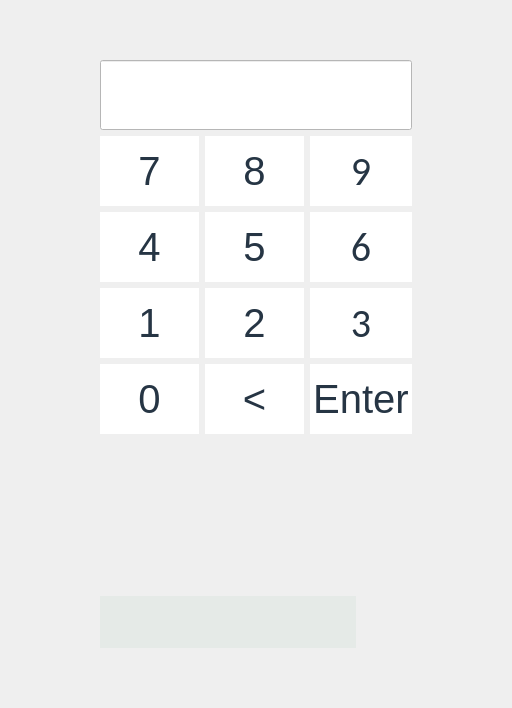
     <widget class="QWidget" name="loginPage">
      <property name="styleSheet">
       <string notr="true">*{
font-family:&quot;Calibri&quot;;
font-size: 40px;
color:#263544;


}

QPushButton{
padding:3px;
border:none;
background-color:#FFF;
}
QLineEdit{ 
background-color:#FFF;
 border: 0px solid 263544;	
font-size: 42px;
}
QLineEdit:hover{ 
background-color:#FFFFFF;
 border: 1px solid 263544;	
}

QPushButton:hover,QPushButton:hover{
background-color:#D1D1D1;
}
/*

#E5EAE7
*/

QPushButton#basicPageConnect{
padding:3px;
border:none;
background-color:#E5EAE7;
}
QPushButton#basicPageConnect:hover,QPushButton#basicPageConnect:hover{
background-color:#ECEFED;
}


</string>
      </property>
      <layout class="QGridLayout" name="gridLayout_16">
       <item row="1" column="2">
        <widget class="QWidget" name="loginWidget" native="true">
         <layout class="QGridLayout" name="gridLayout_24">
          <item row="1" column="0">
           <widget class="QWidget" name="loginNumPad" native="true">
            <property name="font">
             <font>
              <family>Calibri</family>
              <pointsize>-1</pointsize>
             </font>
            </property>
            <property name="styleSheet">
             <string notr="true"/>
            </property>
            <layout class="QGridLayout" name="gridLayout_17">
             <property name="leftMargin">
              <number>0</number>
             </property>
             <property name="topMargin">
              <number>0</number>
             </property>
             <property name="rightMargin">
              <number>0</number>
             </property>
             <property name="bottomMargin">
              <number>0</number>
             </property>
             <item row="0" column="1">
              <widget class="QPushButton" name="Login8">
               <property name="minimumSize">
                <size>
                 <width>70</width>
                 <height>70</height>
                </size>
               </property>
               <property name="text">
                <string>8</string>
               </property>
              </widget>
             </item>
             <item row="3" column="1">
              <widget class="QPushButton" name="Login2">
               <property name="minimumSize">
                <size>
                 <width>70</width>
                 <height>70</height>
                </size>
               </property>
               <property name="text">
                <string>2</string>
               </property>
              </widget>
             </item>
             <item row="1" column="0">
              <widget class="QPushButton" name="Login4">
               <property name="minimumSize">
                <size>
                 <width>70</width>
                 <height>70</height>
                </size>
               </property>
               <property name="text">
                <string>4</string>
               </property>
              </widget>
             </item>
             <item row="0" column="0">
              <widget class="QPushButton" name="Login7">
               <property name="minimumSize">
                <size>
                 <width>70</width>
                 <height>70</height>
                </size>
               </property>
               <property name="text">
                <string>7</string>
               </property>
              </widget>
             </item>
             <item row="1" column="2">
              <widget class="QPushButton" name="Login6">
               <property name="minimumSize">
                <size>
                 <width>70</width>
                 <height>70</height>
                </size>
               </property>
               <property name="font">
                <font>
                 <family>Calibri</family>
                 <pointsize>-1</pointsize>
                </font>
               </property>
               <property name="text">
                <string>6</string>
               </property>
              </widget>
             </item>
             <item row="1" column="1">
              <widget class="QPushButton" name="Login5">
               <property name="minimumSize">
                <size>
                 <width>70</width>
                 <height>70</height>
                </size>
               </property>
               <property name="text">
                <string>5</string>
               </property>
              </widget>
             </item>
             <item row="3" column="0">
              <widget class="QPushButton" name="Login1">
               <property name="minimumSize">
                <size>
                 <width>70</width>
                 <height>70</height>
                </size>
               </property>
               <property name="text">
                <string>1</string>
               </property>
              </widget>
             </item>
             <item row="0" column="2">
              <widget class="QPushButton" name="Login9">
               <property name="minimumSize">
                <size>
                 <width>70</width>
                 <height>70</height>
                </size>
               </property>
               <property name="font">
                <font>
                 <family>Calibri</family>
                 <pointsize>-1</pointsize>
                </font>
               </property>
               <property name="text">
                <string>9</string>
               </property>
              </widget>
             </item>
             <item row="4" column="0">
              <widget class="QPushButton" name="Login0">
               <property name="minimumSize">
                <size>
                 <width>70</width>
                 <height>70</height>
                </size>
               </property>
               <property name="text">
                <string>0</string>
               </property>
              </widget>
             </item>
             <item row="4" column="1">
              <widget class="QPushButton" name="LoginBack">
               <property name="minimumSize">
                <size>
                 <width>70</width>
                 <height>70</height>
                </size>
               </property>
               <property name="text">
                <string>&lt;</string>
               </property>
              </widget>
             </item>
             <item row="3" column="2">
              <widget class="QPushButton" name="Login3">
               <property name="minimumSize">
                <size>
                 <width>70</width>
                 <height>70</height>
                </size>
               </property>
               <property name="font">
                <font>
                 <family>Calibri</family>
                 <pointsize>-1</pointsize>
                </font>
               </property>
               <property name="text">
                <string>3</string>
               </property>
              </widget>
             </item>
             <item row="4" column="2">
              <widget class="QPushButton" name="LoginGo">
               <property name="minimumSize">
                <size>
                 <width>70</width>
                 <height>70</height>
                </size>
               </property>
               <property name="text">
                <string>Enter</string>
               </property>
              </widget>
             </item>
            </layout>
           </widget>
          </item>
          <item row="5" column="0">
           <widget class="QPushButton" name="basicPageConnect">
            <property name="maximumSize">
             <size>
              <width>256</width>
              <height>16777215</height>
             </size>
            </property>
            <property name="text">
             <string/>
            </property>
           </widget>
          </item>
          <item row="2" column="0">
           <widget class="QLabel" name="connectionlabel">
            <property name="text">
             <string/>
            </property>
           </widget>
          </item>
          <item row="0" column="0">
           <layout class="QHBoxLayout" name="horizontalLayout_13">
            <item>
             <widget class="QLineEdit" name="passEdit">
              <property name="minimumSize">
               <size>
                <width>70</width>
                <height>70</height>
               </size>
              </property>
              <property name="font">
               <font>
                <family>Calibri</family>
                <pointsize>-1</pointsize>
               </font>
              </property>
              <property name="maxLength">
               <number>6</number>
              </property>
              <property name="echoMode">
               <enum>QLineEdit::Password</enum>
              </property>
              <property name="placeholderText">
               <string/>
              </property>
             </widget>
            </item>
           </layout>
          </item>
          <item row="3" column="0">
           <widget class="QLabel" name="ConnectionLabel">
            <property name="text">
             <string/>
            </property>
           </widget>
          </item>
          <item row="4" column="0">
           <widget class="QLabel" name="passLabel">
            <property name="text">
             <string/>
            </property>
           </widget>
          </item>
         </layout>
        </widget>
       </item>
       <item row="0" column="2">
        <spacer name="verticalSpacer_3">
         <property name="orientation">
          <enum>Qt::Vertical</enum>
         </property>
         <property name="sizeHint" stdset="0">
          <size>
           <width>20</width>
           <height>40</height>
          </size>
         </property>
        </spacer>
       </item>
       <item row="1" column="4">
        <spacer name="horizontalSpacer_10">
         <property name="orientation">
          <enum>Qt::Horizontal</enum>
         </property>
         <property name="sizeHint" stdset="0">
          <size>
           <width>40</width>
           <height>20</height>
          </size>
         </property>
        </spacer>
       </item>
       <item row="1" column="0">
        <spacer name="horizontalSpacer_9">
         <property name="orientation">
          <enum>Qt::Horizontal</enum>
         </property>
         <property name="sizeHint" stdset="0">
          <size>
           <width>40</width>
           <height>20</height>
          </size>
         </property>
        </spacer>
       </item>
       <item row="6" column="2">
        <spacer name="verticalSpacer_4">
         <property name="orientation">
          <enum>Qt::Vertical</enum>
         </property>
         <property name="sizeHint" stdset="0">
          <size>
           <width>20</width>
           <height>40</height>
          </size>
         </property>
        </spacer>
       </item>
       <item row="1" column="1">
        <spacer name="horizontalSpacer_12">
         <property name="orientation">
          <enum>Qt::Horizontal</enum>
         </property>
         <property name="sizeHint" stdset="0">
          <size>
           <width>40</width>
           <height>20</height>
          </size>
         </property>
        </spacer>
       </item>
       <item row="1" column="3">
        <spacer name="horizontalSpacer_13">
         <property name="orientation">
          <enum>Qt::Horizontal</enum>
         </property>
         <property name="sizeHint" stdset="0">
          <size>
           <width>40</width>
           <height>20</height>
          </size>
         </property>
        </spacer>
       </item>
      </layout>
     </widget>
